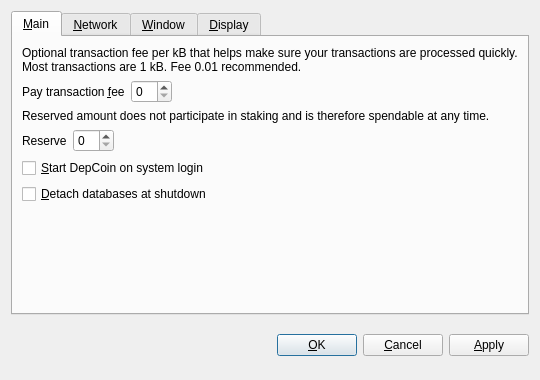
<?xml version="1.0" encoding="UTF-8"?>
<ui version="4.0">
 <class>OptionsDialog</class>
 <widget class="QDialog" name="OptionsDialog">
  <property name="geometry">
   <rect>
    <x>0</x>
    <y>0</y>
    <width>540</width>
    <height>380</height>
   </rect>
  </property>
  <property name="windowTitle">
   <string>Options</string>
  </property>
  <property name="modal">
   <bool>true</bool>
  </property>
  <layout class="QVBoxLayout" name="verticalLayout">
   <item>
    <widget class="QTabWidget" name="tabWidget">
     <property name="tabPosition">
      <enum>QTabWidget::North</enum>
     </property>
     <property name="currentIndex">
      <number>0</number>
     </property>
     <widget class="QWidget" name="tabMain">
      <attribute name="title">
       <string>&amp;Main</string>
      </attribute>
      <layout class="QVBoxLayout" name="verticalLayout_Main">
       <item>
        <widget class="QLabel" name="transactionFeeInfoLabel">
         <property name="text">
          <string>Optional transaction fee per kB that helps make sure your transactions are processed quickly. Most transactions are 1 kB. Fee 0.01 recommended.</string>
         </property>
         <property name="textFormat">
          <enum>Qt::PlainText</enum>
         </property>
         <property name="wordWrap">
          <bool>true</bool>
         </property>
        </widget>
       </item>
       <item>
        <layout class="QHBoxLayout" name="horizontalLayoutFee">
         <item>
          <widget class="QLabel" name="transactionFeeLabel">
           <property name="text">
            <string>Pay transaction &amp;fee</string>
           </property>
           <property name="textFormat">
            <enum>Qt::PlainText</enum>
           </property>
           <property name="buddy">
            <cstring>transactionFee</cstring>
           </property>
          </widget>
         </item>
         <item>
          <widget class="BitcoinAmountField" name="transactionFee"/>
         </item>
         <item>
          <spacer name="horizontalSpacerFee">
           <property name="orientation">
            <enum>Qt::Horizontal</enum>
           </property>
           <property name="sizeHint" stdset="0">
            <size>
             <width>40</width>
             <height>20</height>
            </size>
           </property>
          </spacer>
         </item>
        </layout>
       </item>
       <item>
        <widget class="QLabel" name="reserveBalanceInfoLabel">
         <property name="text">
          <string>Reserved amount does not participate in staking and is therefore spendable at any time.</string>
         </property>
         <property name="textFormat">
          <enum>Qt::PlainText</enum>
         </property>
         <property name="wordWrap">
          <bool>true</bool>
         </property>
        </widget>
       </item>
       <item>
        <layout class="QHBoxLayout" name="horizontalLayoutReserveBalance">
         <item>
          <widget class="QLabel" name="reserveBalanceLabel">
           <property name="text">
            <string>Reserve</string>
           </property>
           <property name="textFormat">
            <enum>Qt::PlainText</enum>
           </property>
           <property name="buddy">
            <cstring>reserveBalance</cstring>
           </property>
          </widget>
         </item>
         <item>
          <widget class="BitcoinAmountField" name="reserveBalance"/>
         </item>
         <item>
          <spacer name="horizontalSpacerReserveBalance">
           <property name="orientation">
            <enum>Qt::Horizontal</enum>
           </property>
           <property name="sizeHint" stdset="0">
            <size>
             <width>40</width>
             <height>20</height>
            </size>
           </property>
          </spacer>
         </item>
        </layout>
       </item>
       <item>
        <widget class="QCheckBox" name="bitcoinAtStartup">
         <property name="toolTip">
          <string>Automatically start DepCoin after logging in to the system.</string>
         </property>
         <property name="text">
          <string>&amp;Start DepCoin on system login</string>
         </property>
        </widget>
       </item>
       <item>
        <widget class="QCheckBox" name="detachDatabases">
         <property name="toolTip">
          <string>Detach block and address databases at shutdown. This means they can be moved to another data directory, but it slows down shutdown. The wallet is always detached.</string>
         </property>
         <property name="text">
          <string>&amp;Detach databases at shutdown</string>
         </property>
        </widget>
       </item>
       <item>
        <spacer name="verticalSpacer_Main">
         <property name="orientation">
          <enum>Qt::Vertical</enum>
         </property>
         <property name="sizeHint" stdset="0">
          <size>
           <width>20</width>
           <height>40</height>
          </size>
         </property>
        </spacer>
       </item>
      </layout>
     </widget>
     <widget class="QWidget" name="tabNetwork">
      <attribute name="title">
       <string>&amp;Network</string>
      </attribute>
      <layout class="QVBoxLayout" name="verticalLayout_Network">
       <item>
        <widget class="QCheckBox" name="mapPortUpnp">
         <property name="toolTip">
          <string>Automatically open the DepCoin client port on the router. This only works when your router supports UPnP and it is enabled.</string>
         </property>
         <property name="text">
          <string>Map port using &amp;UPnP</string>
         </property>
        </widget>
       </item>
       <item>
        <widget class="QCheckBox" name="connectSocks">
         <property name="toolTip">
          <string>Connect to the DepCoin network through a SOCKS proxy (e.g. when connecting through Tor).</string>
         </property>
         <property name="text">
          <string>&amp;Connect through SOCKS proxy:</string>
         </property>
        </widget>
       </item>
       <item>
        <layout class="QHBoxLayout" name="horizontalLayout_Network">
         <item>
          <widget class="QLabel" name="proxyIpLabel">
           <property name="text">
            <string>Proxy &amp;IP:</string>
           </property>
           <property name="textFormat">
            <enum>Qt::PlainText</enum>
           </property>
           <property name="buddy">
            <cstring>proxyIp</cstring>
           </property>
          </widget>
         </item>
         <item>
          <widget class="QValidatedLineEdit" name="proxyIp">
           <property name="maximumSize">
            <size>
             <width>140</width>
             <height>16777215</height>
            </size>
           </property>
           <property name="toolTip">
            <string>IP address of the proxy (e.g. 127.0.0.1)</string>
           </property>
          </widget>
         </item>
         <item>
          <widget class="QLabel" name="proxyPortLabel">
           <property name="text">
            <string>&amp;Port:</string>
           </property>
           <property name="textFormat">
            <enum>Qt::PlainText</enum>
           </property>
           <property name="buddy">
            <cstring>proxyPort</cstring>
           </property>
          </widget>
         </item>
         <item>
          <widget class="QLineEdit" name="proxyPort">
           <property name="maximumSize">
            <size>
             <width>55</width>
             <height>16777215</height>
            </size>
           </property>
           <property name="toolTip">
            <string>Port of the proxy (e.g. 9050)</string>
           </property>
          </widget>
         </item>
         <item>
          <widget class="QLabel" name="socksVersionLabel">
           <property name="text">
            <string>SOCKS &amp;Version:</string>
           </property>
           <property name="textFormat">
            <enum>Qt::PlainText</enum>
           </property>
           <property name="buddy">
            <cstring>socksVersion</cstring>
           </property>
          </widget>
         </item>
         <item>
          <widget class="QValueComboBox" name="socksVersion">
           <property name="toolTip">
            <string>SOCKS version of the proxy (e.g. 5)</string>
           </property>
          </widget>
         </item>
         <item>
          <spacer name="horizontalSpacer_Network">
           <property name="orientation">
            <enum>Qt::Horizontal</enum>
           </property>
           <property name="sizeHint" stdset="0">
            <size>
             <width>40</width>
             <height>20</height>
            </size>
           </property>
          </spacer>
         </item>
        </layout>
       </item>
       <item>
        <spacer name="verticalSpacer_Network">
         <property name="orientation">
          <enum>Qt::Vertical</enum>
         </property>
         <property name="sizeHint" stdset="0">
          <size>
           <width>20</width>
           <height>40</height>
          </size>
         </property>
        </spacer>
       </item>
      </layout>
     </widget>
     <widget class="QWidget" name="tabWindow">
      <attribute name="title">
       <string>&amp;Window</string>
      </attribute>
      <layout class="QVBoxLayout" name="verticalLayout_Window">
       <item>
        <widget class="QCheckBox" name="minimizeToTray">
         <property name="toolTip">
          <string>Show only a tray icon after minimizing the window.</string>
         </property>
         <property name="text">
          <string>&amp;Minimize to the tray instead of the taskbar</string>
         </property>
        </widget>
       </item>
       <item>
        <widget class="QCheckBox" name="minimizeOnClose">
         <property name="toolTip">
          <string>Minimize instead of exit the application when the window is closed. When this option is enabled, the application will be closed only after selecting Quit in the menu.</string>
         </property>
         <property name="text">
          <string>M&amp;inimize on close</string>
         </property>
        </widget>
       </item>
       <item>
        <spacer name="verticalSpacer_Window">
         <property name="orientation">
          <enum>Qt::Vertical</enum>
         </property>
         <property name="sizeHint" stdset="0">
          <size>
           <width>20</width>
           <height>40</height>
          </size>
         </property>
        </spacer>
       </item>
      </layout>
     </widget>
     <widget class="QWidget" name="tabDisplay">
      <attribute name="title">
       <string>&amp;Display</string>
      </attribute>
      <layout class="QVBoxLayout" name="verticalLayout_Display">
       <item>
        <layout class="QHBoxLayout" name="horizontalLayout_1_Display">
         <item>
          <widget class="QLabel" name="langLabel">
           <property name="text">
            <string>User Interface &amp;language:</string>
           </property>
           <property name="textFormat">
            <enum>Qt::PlainText</enum>
           </property>
           <property name="buddy">
            <cstring>lang</cstring>
           </property>
          </widget>
         </item>
         <item>
          <widget class="QValueComboBox" name="lang">
           <property name="toolTip">
            <string>The user interface language can be set here. This setting will take effect after restarting DepCoin.</string>
           </property>
          </widget>
         </item>
        </layout>
       </item>
       <item>
        <layout class="QHBoxLayout" name="horizontalLayout_2_Display">
         <item>
          <widget class="QLabel" name="unitLabel">
           <property name="text">
            <string>&amp;Unit to show amounts in:</string>
           </property>
           <property name="textFormat">
            <enum>Qt::PlainText</enum>
           </property>
           <property name="buddy">
            <cstring>unit</cstring>
           </property>
          </widget>
         </item>
         <item>
          <widget class="QValueComboBox" name="unit">
           <property name="toolTip">
            <string>Choose the default subdivision unit to show in the interface and when sending coins.</string>
           </property>
          </widget>
         </item>
        </layout>
       </item>
       <item>
        <widget class="QCheckBox" name="displayAddresses">
         <property name="toolTip">
          <string>Whether to show DepCoin addresses in the transaction list or not.</string>
         </property>
         <property name="text">
          <string>&amp;Display addresses in transaction list</string>
         </property>
        </widget>
       </item>
       <item>
        <widget class="QCheckBox" name="coinControlFeatures">
         <property name="toolTip">
          <string>Whether to show coin control features or not.</string>
         </property>
         <property name="text">
          <string>Display coin &amp;control features (experts only!)</string>
         </property>
        </widget>
       </item>
       <item>
        <spacer name="verticalSpacer_Display">
         <property name="orientation">
          <enum>Qt::Vertical</enum>
         </property>
         <property name="sizeHint" stdset="0">
          <size>
           <width>20</width>
           <height>40</height>
          </size>
         </property>
        </spacer>
       </item>
      </layout>
     </widget>
    </widget>
   </item>
   <item>
    <layout class="QHBoxLayout" name="horizontalLayout_Buttons">
     <item>
      <spacer name="horizontalSpacer_1">
       <property name="orientation">
        <enum>Qt::Horizontal</enum>
       </property>
       <property name="sizeHint" stdset="0">
        <size>
         <width>40</width>
         <height>48</height>
        </size>
       </property>
      </spacer>
     </item>
     <item>
      <widget class="QLabel" name="statusLabel">
       <property name="font">
        <font>
         <weight>75</weight>
         <bold>true</bold>
        </font>
       </property>
       <property name="text">
        <string/>
       </property>
       <property name="textFormat">
        <enum>Qt::PlainText</enum>
       </property>
       <property name="wordWrap">
        <bool>true</bool>
       </property>
      </widget>
     </item>
     <item>
      <spacer name="horizontalSpacer_2">
       <property name="orientation">
        <enum>Qt::Horizontal</enum>
       </property>
       <property name="sizeHint" stdset="0">
        <size>
         <width>40</width>
         <height>48</height>
        </size>
       </property>
      </spacer>
     </item>
     <item>
      <widget class="QPushButton" name="okButton">
       <property name="text">
        <string>&amp;OK</string>
       </property>
      </widget>
     </item>
     <item>
      <widget class="QPushButton" name="cancelButton">
       <property name="text">
        <string>&amp;Cancel</string>
       </property>
       <property name="autoDefault">
        <bool>false</bool>
       </property>
      </widget>
     </item>
     <item>
      <widget class="QPushButton" name="applyButton">
       <property name="text">
        <string>&amp;Apply</string>
       </property>
       <property name="autoDefault">
        <bool>false</bool>
       </property>
      </widget>
     </item>
    </layout>
   </item>
  </layout>
 </widget>
 <customwidgets>
  <customwidget>
   <class>BitcoinAmountField</class>
   <extends>QSpinBox</extends>
   <header>bitcoinamountfield.h</header>
  </customwidget>
  <customwidget>
   <class>QValueComboBox</class>
   <extends>QComboBox</extends>
   <header>qvaluecombobox.h</header>
  </customwidget>
  <customwidget>
   <class>QValidatedLineEdit</class>
   <extends>QLineEdit</extends>
   <header>qvalidatedlineedit.h</header>
  </customwidget>
 </customwidgets>
 <resources/>
 <connections/>
</ui>
